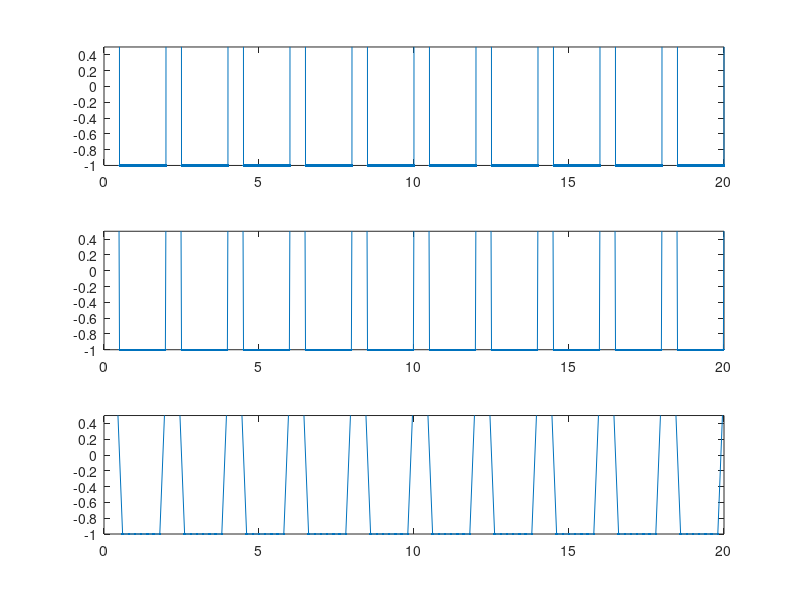

This figure's MATLAB source:
T=2; %perioada semnalului
f=1/T; %frecventa semnalului
r1=0:0.002:10*T; %rezolutia temporara de 2 ms
r2=0:0.02:10*T;%rezolutia temporara de 20 ms
r3=0:0.2:10*T;%rezolutia temporara de 200 ms
s1=square(2*pi*f*r1, 25);%semnal dreptunghiular cu factor de umplere de 25%
s2=square(2*pi*f*r2, 25);
s3=square(2*pi*f*r3, 25);

subplot(3,1,1);
plot(r1,s1,'.-');
ylim([-1 0.5])%se seteaza nivelurile maxim si minim 

subplot(3,1,2);
plot(r2,s2,'.-');
ylim([-1 0.5])

subplot(3,1,3);
plot(r3,s3,'.-');
ylim([-1 0.5])